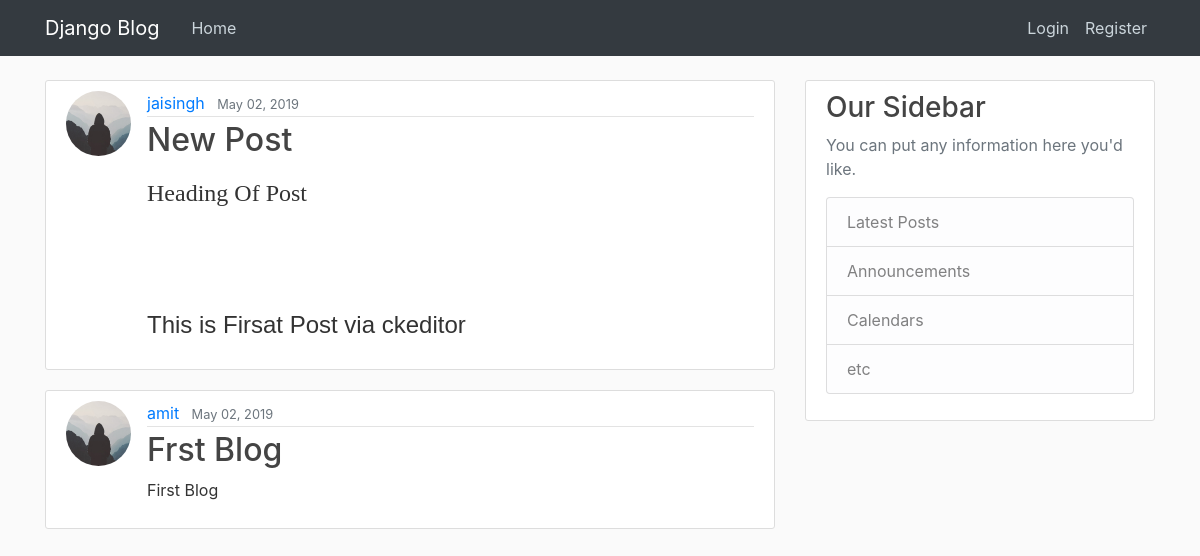
The page / on the database its author committed.
### blog/models.py (models this page shows, shortened)
class Post(models.Model):
    title = models.CharField(max_length=100)
    content = RichTextUploadingField()
    date_posted = models.DateTimeField(default=timezone.now)
    author = models.ForeignKey(User, on_delete=models.CASCADE)

### users/models.py (models this page shows, shortened)
class Profile(models.Model):
    user = models.OneToOneField(User, on_delete=models.CASCADE)
    image = models.ImageField(default='default.jpg', upload_to='profile_pics')

### blog/views.py (the view)
# urls.py: path('', PostListView.as_view(), name='blog-home'),
class PostListView(ListView):
    model = Post
    template_name = 'blog/home.html'  # <app>/<model>_<viewtype>.html
    context_object_name = 'posts'
    ordering = ['-date_posted']
    paginate_by = 5

### blog/templates/blog/home.html (shortened to what this page needs)
{% extends "blog/base.html" %}
{% block content %}
    {% for post in posts %}
        <article class="media content-section">
          <img class="rounded-circle article-img" src="{{ post.author.profile.image.url }}">
          <div class="media-body">
            <div class="article-metadata">
              <a class="mr-2" href="{% url 'user-posts' post.author.username %}">{{ post.author }}</a>
              <small class="text-muted">{{ post.date_posted|date:"F d, Y" }}</small>
            </div>
            <h2><a class="article-title" href="{% url 'post-detail' post.id %}">{{ post.title }}</a></h2>
            <p class="article-content">{{ post.content|safe }}</p>
          </div>
        </article>
    {% endfor %}
{% endblock content %}

### blog/templates/blog/base.html (shortened to what this page needs)
{% load static %}
<!DOCTYPE html>
<html>
<head>
    <link rel="stylesheet" href="https://maxcdn.bootstrapcdn.com/bootstrap/4.0.0/css/bootstrap.min.css">
    <link rel="stylesheet" type="text/css" href="{% static 'blog/main.css' %}">
</head>
<body>
    <header class="site-header">
      <nav class="navbar navbar-expand-md navbar-dark bg-dark fixed-top">
        <div class="container">
          <a class="navbar-brand mr-4" href="{% url 'blog-home' %}">Django Blog</a>
          <div class="collapse navbar-collapse" id="navbarToggle">
            <div class="navbar-nav mr-auto">
              <a class="nav-item nav-link" href="{% url 'blog-home' %}">Home</a>
               </div>
            <div class="navbar-nav">
              {% if user.is_authenticated %}
                <a class="nav-item nav-link" href="{% url 'post-create' %}">New Post</a>
                <a class="nav-item nav-link" href="{% url 'profile' %}">Profile</a>
                <a class="nav-item nav-link" href="{% url 'logout' %}">Logout</a>
              {% else %}
                <a class="nav-item nav-link" href="{% url 'login' %}">Login</a>
                <a class="nav-item nav-link" href="{% url 'register' %}">Register</a>
              {% endif %}
            </div>
          </div>
        </div>
      </nav>
    </header>
    <main role="main" class="container">
      <div class="row">
        <div class="col-md-8">
          {% block content %}{% endblock %}
        </div>
        <div class="col-md-4">
          <div class="content-section">
            <h3>Our Sidebar</h3>
            <p class='text-muted'>You can put any information here you'd like.
              <ul class="list-group">
                <li class="list-group-item list-group-item-light">Latest Posts</li>
                <li class="list-group-item list-group-item-light">Announcements</li>
                <li class="list-group-item list-group-item-light">Calendars</li>
                <li class="list-group-item list-group-item-light">etc</li>
              </ul>
            </p>
          </div>
        </div>
      </div>
    </main>
</body>
</html>

### blog/static/blog/main.css (style rules this page uses)
body { background: #fafafa; color: #333333; margin-top: 5rem; }
h1, h2, h3, h4, h5, h6 { color: #444444; }
ul { margin: 0; }
.site-header .navbar-nav .nav-link { color: #cbd5db; }
.content-section { background: #ffffff; padding: 10px 20px; border: 1px solid #dddddd; border-radius: 3px; margin-bottom: 20px; }
.article-title { color: #444444; }
.article-content { white-space: pre-line; }
.article-img { height: 65px; width: 65px; margin-right: 16px; }
.article-metadata { padding-bottom: 1px; margin-bottom: 4px; border-bottom: 1px solid #e3e3e3 }

### rows shown on the page
Post: author.profile.image (placeholder picture), author "jaisingh", date_posted "May 02, 2019", title "New Post", content "Heading Of Post This is Firsat Post via ckeditor"
Post: author.profile.image (placeholder picture), author "amit", date_posted "May 02, 2019", title "Frst Blog", content "First Blog"
